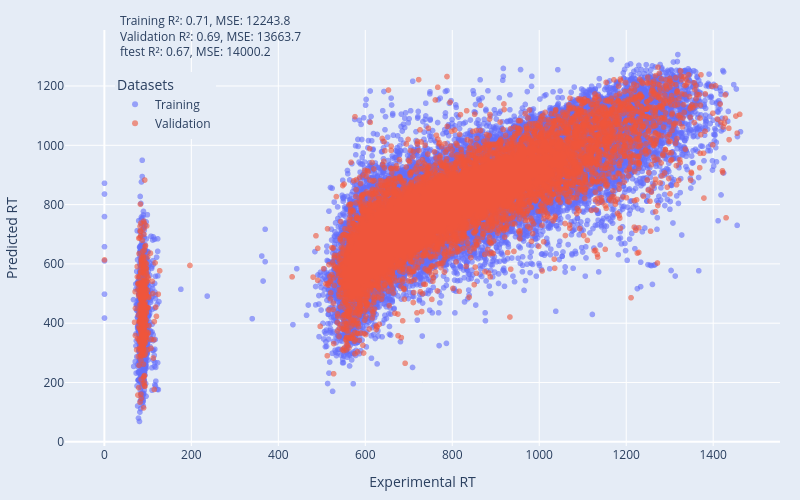

Notebook code cell kept with this figure:
### Markdown cell above
## LGBM-Chronological model

### Code cell
import warnings
warnings.filterwarnings('ignore', category=pd.errors.SettingWithCopyWarning)

# Chronological split the dataset into training and validation sets
train_set, valid_set = dataset_clean.iloc[:int(0.824*dataset_clean.shape[0]),:], dataset_clean.iloc[int(0.824*dataset_clean.shape[0]):,:]

# Prepare data for LightGBM
X_train = np.array(train_set['fingerprint'].tolist())
y_train = train_set['rt']
X_valid = np.array(valid_set['fingerprint'].tolist())
y_valid = valid_set['rt']
X_ftest = np.array(ftest_set['fingerprint'].tolist())
y_ftest = ftest_set['rt']

# Train a LightGBM model with default parameters
train_data = lgb.Dataset(X_train, label=y_train)
valid_data = lgb.Dataset(X_valid, label=y_valid, reference=train_data)

print("Training LightGBM model...")
model = lgb.train(lgb_params, train_data, valid_sets=[valid_data],)

# Make predictions on the training and validation sets
train_set['predicted_rt'] = model.predict(X_train)
valid_set['predicted_rt'] = model.predict(X_valid)

# Calculate R^2 and MSE for training and validation sets
train_r2 = r2_score(y_train, train_set['predicted_rt'])
train_mse = mean_squared_error(y_train, train_set['predicted_rt'])
valid_r2 = r2_score(y_valid, valid_set['predicted_rt'])
valid_mse = mean_squared_error(y_valid, valid_set['predicted_rt'])

ftest_r2 = r2_score(y_ftest, model.predict(X_ftest))
ftest_mse = mean_squared_error(y_ftest, model.predict(X_ftest))


# Combine training and validation for scatter plot
train_set['set'] = 'Training'
valid_set['set'] = 'Validation'
combined_data = pd.concat([train_set[['rt', 'predicted_rt', 'set']], valid_set[['rt', 'predicted_rt', 'set']]])

# Scatter plot for training and validation sets
title_text = (
    f"Training R²: {train_r2:.2f}, MSE: {train_mse:.1f}<br>"
    f"Validation R²: {valid_r2:.2f}, MSE: {valid_mse:.1f}<br>"
    f"ftest R²: {ftest_r2:.2f}, MSE: {ftest_mse:.1f}"
)

fig = px.scatter(
    combined_data, x='rt', y='predicted_rt', color='set',
    title=title_text,
    labels={'rt': 'Experimental RT', 'predicted_rt': 'Predicted RT'},
    opacity=0.6
)

fig.update_layout(
    plot_bgcolor='rgba(229, 236, 246,1)',
    paper_bgcolor='rgba(229, 236, 246,1)',
    width=800,
    height=500,
    margin=dict(l=20, r=20, t=30, b=20),
    title_font_size=12, # Adjust title font size here
    title_x=0.15, # Center the title horizontally (0 is left, 1 is right)
    title_y=0.95, # Adjust vertical position (0 is bottom, 1 is top)
    legend=dict(
        title="Datasets", # Change legend title
        yanchor="top",
        y=0.9,
        xanchor="left",
        x=0.07
    )
)

fig.show()
fig.write_image("images/Figure-3.3-LGBM-Chronological-Without-Opt.svg")

### Figure 1 — Plotly figure (JSON) as saved in the notebook; plotly's stock layout.template omitted (floating-point values rounded to 4 significant figures; data arrays with more than 128 entries replaced by an {"elided": "..."} marker saying what was removed)
{"data": [{"hovertemplate": "set=Training<br>Experimental RT=%{x}<br>Predicted RT=%{y}<extra></extra>", "legendgroup": "Training", "marker": {"color": "#636efa", "opacity": 0.6, "symbol": "circle"}, "mode": "markers", "name": "Training", "showlegend": true, "type": "scattergl", "x": {"elided": "56058 float values"}, "xaxis": "x", "y": {"elided": "56058 float values"}, "yaxis": "y"}, {"hovertemplate": "set=Validation<br>Experimental RT=%{x}<br>Predicted RT=%{y}<extra></extra>", "legendgroup": "Validation", "marker": {"color": "#EF553B", "opacity": 0.6, "symbol": "circle"}, "mode": "markers", "name": "Validation", "showlegend": true, "type": "scattergl", "x": {"elided": "11974 float values"}, "xaxis": "x", "y": {"elided": "11974 float values"}, "yaxis": "y"}], "layout": {"height": 500, "legend": {"title": {"text": "Datasets"}, "tracegroupgap": 0, "x": 0.07, "xanchor": "left", "y": 0.9, "yanchor": "top"}, "margin": {"b": 20, "l": 20, "r": 20, "t": 30}, "paper_bgcolor": "rgba(229, 236, 246,1)", "plot_bgcolor": "rgba(229, 236, 246,1)", "title": {"font": {"size": 12}, "text": "Training R²: 0.71, MSE: 12243.8<br>Validation R²: 0.69, MSE: 13663.7<br>ftest R²: 0.67, MSE: 14000.2", "x": 0.15, "y": 0.95}, "width": 800, "xaxis": {"anchor": "y", "domain": [0, 1], "title": {"text": "Experimental RT"}}, "yaxis": {"anchor": "x", "domain": [0, 1], "title": {"text": "Predicted RT"}}}}
